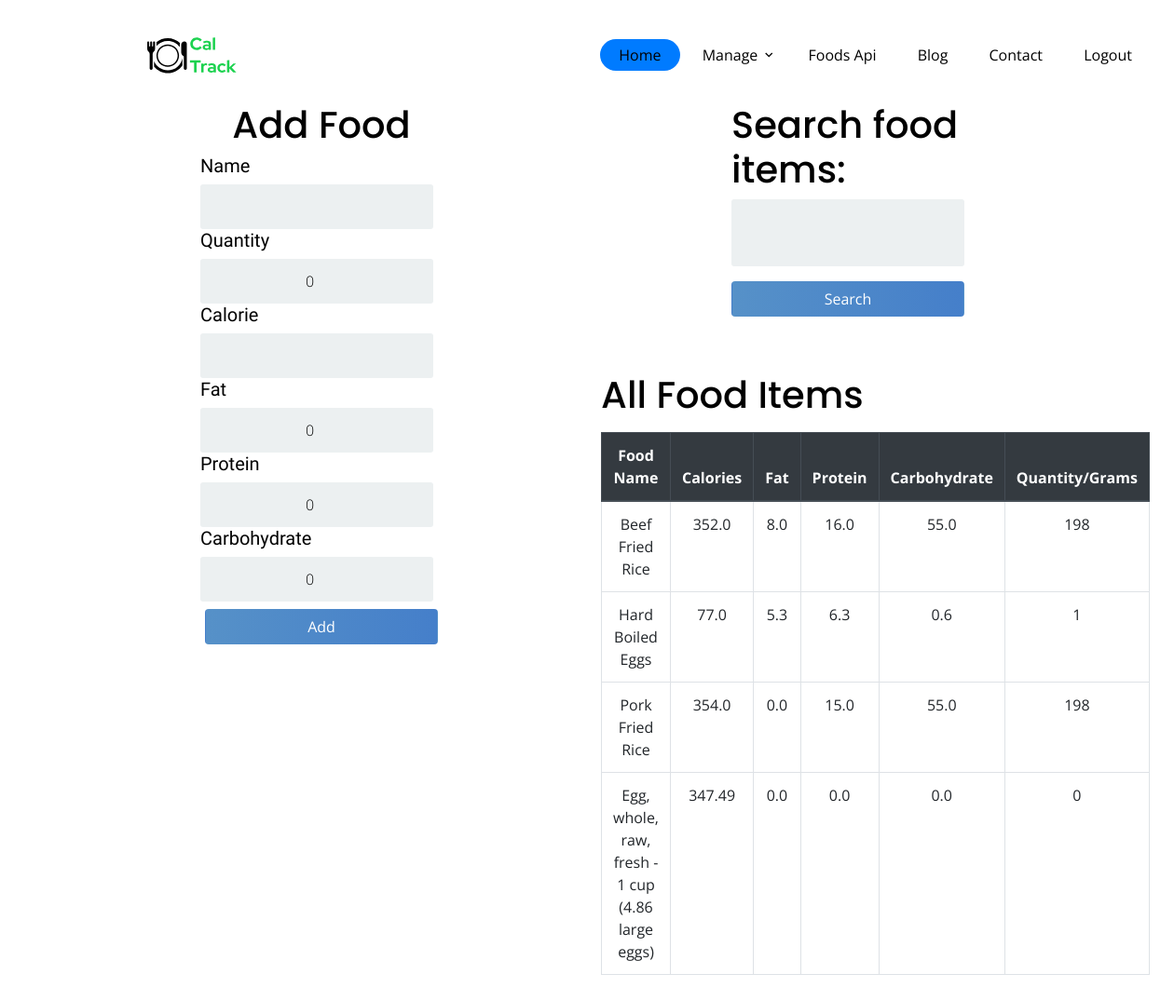
/add_food/ (signed in), run on an earlier commit of the app's database.
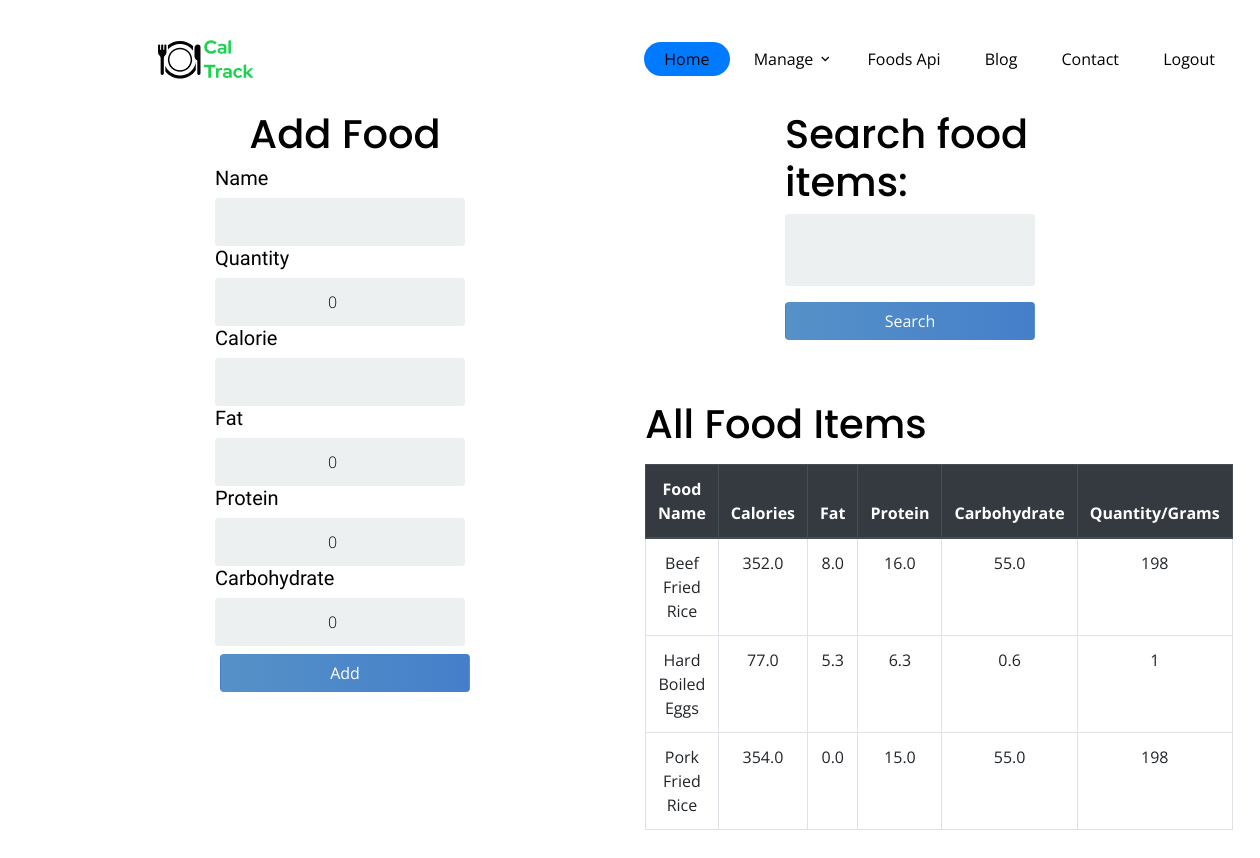
And on a later commit of the database.
### calories/models.py (models this page shows, shortened)
class Food(models.Model):
	name = models.CharField(max_length=200 ,null=False)
	quantity = models.PositiveIntegerField(null=False,default=0)
	calorie = models.FloatField(null=False,default=0)
	fat = models.FloatField(null=False,default=0)
	protein = models.FloatField(null = False, default = 0)
	carbohydrate = models.FloatField(null=False, default= 0)
	person_of = models.ForeignKey(User,null=True,on_delete=models.CASCADE)

### calories/views.py (the view)
# urls.py: path('add_food/',add_food,name='add_food'),
def add_food(request):
    food_items = Food.objects.filter(person_of=request.user)
    item_id = request.GET.get('item_id')
    item_name = request.GET.get('item_name')
    calories = request.GET.get('calories')
    if request.method == 'POST':
        form = AddFoodForm(request.POST)
        if form.is_valid():
            profile = form.save(commit=False)
            profile.person_of = request.user
            profile.save()
            return redirect('add_food')
    else:
        form = AddFoodForm(initial={'name': item_name, 'calorie': calories})
    myFilter = FoodFilter(request.GET, queryset=food_items)
    food_items = myFilter.qs
    context = {'form': form, 'food_items': food_items, 'myFilter': myFilter}
    return render(request, 'add_food.html', context)

### calories/forms.py
class AddFoodForm(forms.ModelForm):
    class Meta:
        model = Food
        fields = ('name','quantity','calorie','fat','protein','carbohydrate')

### templates/add_food.html (shortened to what this page needs)
{% extends 'base.html' %}
{% block content %}
<div class="container">
<div class="row">
    <div class="col-lg-6">
    <div class="login">
        <div class="login-screen">
            <div class="app-title">
                <h1 class="headline">Add Food</h1>
            </div>
            <form method="POST" action="" class="login-form form-inline">
                {% for field in form %}
                <h5 class="form-labels">
                {{ field.label }}
                </h5>
                {{ field }}
                {% endfor %}
                <input class="btn mt-2" type="submit" value="Add">
            </form>
        </div>
    </div>
    </div>
    <div class="col-lg-6 ">
    <div class="login">
        <div class="login-screen">
              <form method="get">
                  <h1 class="headline">{{ myFilter.form }}</h1>
                  <button class="btn mt-2" type="submit">Search </button>
              </form>
        </div>
    </div>
        <h1 class="headline"> All Food Items </h1>
        <table class="table table-bordered text-center mt-3">
            <thead class="thead-dark">
                <tr>
                    <th scope="col">Food Name</th>
                    <th scope="col">Calories</th>
                    <th scope="col">Fat</th>
                    <th scope="col">Protein</th>
                    <th scope="col">Carbohydrate</th>
                    <th scope="col">Quantity/Grams</th>
                </tr>
            </thead>
            <tbody>
                {% for food in food_items %}
                <tr>
                    <td>{{ food.name }}</td>
                    <td>{{ food.calorie }}</td>
                    <td>{{ food.fat }}</td>
                    <td>{{ food.protein }}</td>
                    <td>{{ food.carbohydrate }}</td>
                    <td>{{ food.quantity }}</td>
                </tr>
                {% endfor %}
            </tbody>
        </table>
    </div>
</div>
</div>
{% endblock content %}

What changed in the data, as far as the page shows it:
removed Food: name "Egg, whole, raw, fresh - 1 cup (4.86 large eggs)", calorie "347.49", fat "0.0", protein "0.0", carbohydrate "0.0", quantity "0"
